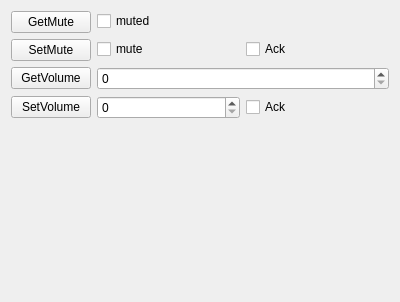
<?xml version="1.0" encoding="UTF-8"?>
<ui version="4.0">
 <class>MixerWidget</class>
 <widget class="QWidget" name="MixerWidget">
  <property name="geometry">
   <rect>
    <x>0</x>
    <y>0</y>
    <width>400</width>
    <height>302</height>
   </rect>
  </property>
  <property name="windowTitle">
   <string>Form</string>
  </property>
  <layout class="QFormLayout" name="formLayout">
   <item row="0" column="0">
    <widget class="QPushButton" name="btGetMute">
     <property name="text">
      <string>GetMute</string>
     </property>
    </widget>
   </item>
   <item row="0" column="1">
    <widget class="QCheckBox" name="cbGetMute">
     <property name="text">
      <string>muted</string>
     </property>
    </widget>
   </item>
   <item row="1" column="0">
    <widget class="QPushButton" name="btSetMute">
     <property name="text">
      <string>SetMute</string>
     </property>
    </widget>
   </item>
   <item row="1" column="1">
    <layout class="QHBoxLayout" name="horizontalLayout">
     <item>
      <widget class="QCheckBox" name="cbSetMute">
       <property name="text">
        <string>mute</string>
       </property>
      </widget>
     </item>
     <item>
      <widget class="QCheckBox" name="cbSetMuteAck">
       <property name="text">
        <string>Ack</string>
       </property>
      </widget>
     </item>
    </layout>
   </item>
   <item row="2" column="0">
    <widget class="QPushButton" name="btGetVolume">
     <property name="text">
      <string>GetVolume</string>
     </property>
    </widget>
   </item>
   <item row="2" column="1">
    <widget class="QSpinBox" name="sbGetVolume">
     <property name="maximum">
      <number>100</number>
     </property>
    </widget>
   </item>
   <item row="3" column="0">
    <widget class="QPushButton" name="btSetVolume">
     <property name="text">
      <string>SetVolume</string>
     </property>
    </widget>
   </item>
   <item row="3" column="1">
    <layout class="QHBoxLayout" name="horizontalLayout_2">
     <item>
      <widget class="QSpinBox" name="sbSetVolume">
       <property name="maximum">
        <number>100</number>
       </property>
      </widget>
     </item>
     <item>
      <widget class="QCheckBox" name="cbSetVolumeAck">
       <property name="text">
        <string>Ack</string>
       </property>
      </widget>
     </item>
    </layout>
   </item>
  </layout>
 </widget>
 <resources/>
 <connections/>
</ui>
